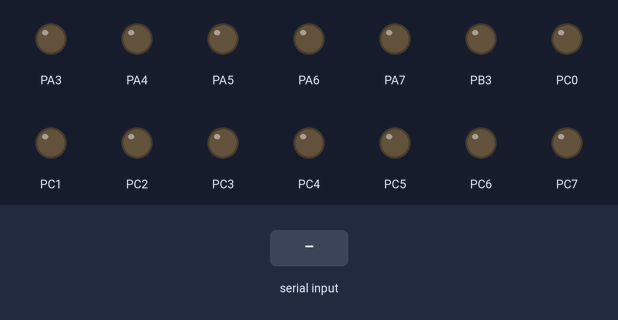
This program was run on a simulated ATmega16, built with avr-gcc and emulated at 1 MHz. On the bench: output pins drawn as LEDs (lit = HIGH). Dashed ring = blinking. The inputs (shaded band) are chosen by the test bench. What the program prints to the serial monitor is not drawn.

Above: at 1.2 s.
1.3 s: "1" received over Serial
At 1.82 s:
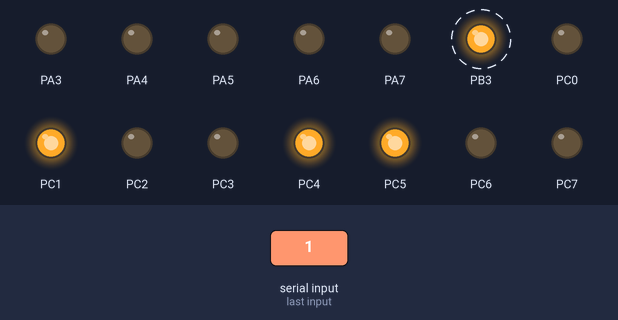
4.3 s: "2" received over Serial
At 5.6 s:
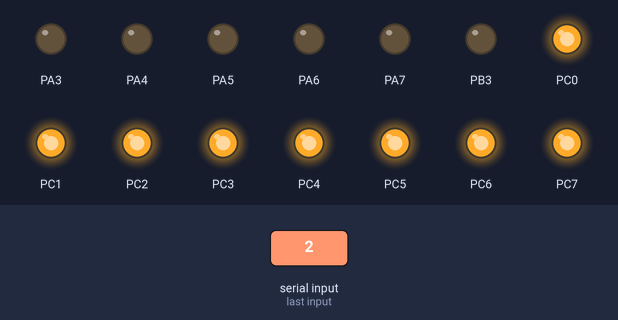
5.9 s: "2" received over Serial
At 6.3 s:
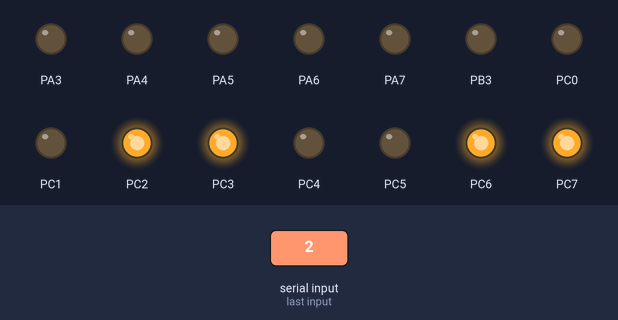
Timing chart, 0 to 14.9 s (numbered marks = the images above; inputs shaded):
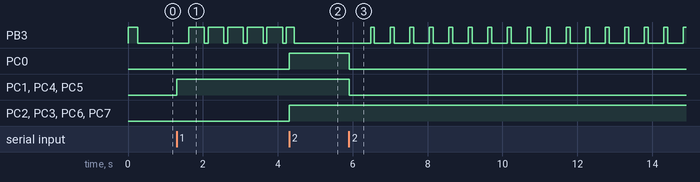

Measured:
- after the input at 1.3 s, PB3: alternates HIGH for 0.42 s and LOW for 0.10 s, starting after 0.32 s; PC1, PC4, PC5: LOW → HIGH at once
- after the input at 4.3 s, PC0, PC2, PC3, PC6, PC7: LOW → HIGH at once
- after the input at 5.9 s, PB3: alternates HIGH for 0.10 s and LOW for 0.42 s, starting after 0.58 s; PC0, PC1, PC4, PC5: HIGH → LOW at once

The program:

main.c
```c
#include <avr/io.h>
#include <avr/interrupt.h>
#include "./UART/uart.h"

#define F_CPU 1000000UL
#define BAUD_RATE 9600

int main(void)
{

	static volatile uint8_t cmd_buffer[1];

	 DDRA=0b11111000; // set the first 3 pins of PORTD to be inputs to read from the push buttons
	 DDRB=0b11111111; // ensure that Pin3 in POrt B is output as this is the OC0 pin that wll produce the PWM.
	 PORTD=0b00000000; // Initialize PORTD to zeros
	 TCCR0=0b01110101; //Configure TCCR0 as explained in the article
	 TIMSK=0b00000000;
	 OCR0=255; // Set OCR0 to 255 so that the duty cycle is initially 0 and the motor is not rotating

	 DDRD = 255;
	 PORTD = 0;

	 volatile float duty_cycle = 0;

	/* Init UART driver. */
	UART_cfg my_uart_cfg;

	/* Set USART mode. */
	my_uart_cfg.UBRRL_cfg = (BAUD_RATE_VALUE)&0x00FF;
	my_uart_cfg.UBRRH_cfg = (((BAUD_RATE_VALUE)&0xFF00)>>8);

	my_uart_cfg.UCSRA_cfg = 0;
	my_uart_cfg.UCSRB_cfg = (1<<RXEN)  | (1<<TXEN) | (1<<TXCIE) | (1<<RXCIE);
	my_uart_cfg.UCSRC_cfg = (1<<URSEL) | (3<<UCSZ0);

	UART_Init(&my_uart_cfg);

	sei();

	while(1)
	{
		/* Receive the full buffer command. */
		UART_ReceivePayload(cmd_buffer, 1);
		/* Pull unitl reception is complete. */
		while(0 == UART_IsRxComplete());

		/* Parse command buffer. */
		switch(cmd_buffer[0])
		{
			case '1':
			{

				duty_cycle -= 0.2;

				UART_SendPayload((uint8_t *)"1", 1);
				while (0 == UART_IsTxComplete());

		        OCR0 = (uint8_t)(255 * (1 - duty_cycle));
				DDRC  = 255;
				PORTC = OCR0;
				break;
			}
			case '2':
			{
	            duty_cycle += 0.2;

				UART_SendPayload((uint8_t *)"2", 1);
				while (0 == UART_IsTxComplete());

				OCR0 = (uint8_t)(255 * (1 - duty_cycle));
				DDRC  = 255;
				PORTC = OCR0;
				break;
			}


			default: {/* Do nothing. */}
		}

	}
	return 0;
}
```

uart.h
```c
#ifndef _UART_H_
#define _UART_H_

#define BAUD_RATE_VALUE (((F_CPU)/(BAUD_RATE*16UL))-1)

typedef struct {

    /* Place here module configuration registers. */
    uint8_t UBRRH_cfg;
    uint8_t UBRRL_cfg;
    uint8_t UCSRA_cfg;
    uint8_t UCSRB_cfg;
    uint8_t UCSRC_cfg;

}UART_cfg;

extern void 	 UART_Init(UART_cfg *my_cfg);
extern void 	 UART_SendPayload(uint8_t *tx_data, uint16_t len);
extern void      UART_ReceivePayload(uint8_t *rx_data, uint16_t len);
extern uint8_t 	 UART_IsDataAvaiable(void);
extern uint8_t 	 UART_IsTxComplete(void);
extern uint8_t 	 UART_IsRxComplete(void);

#endif
```

uart_atmega16.c
```c
#include <avr/io.h>
#include <avr/interrupt.h>

#include "UART.h"

static volatile uint8_t  *tx_buffer;
static volatile uint16_t tx_len;
static volatile uint16_t tx_cnt;

static volatile uint8_t *rx_buffer;
static volatile uint16_t rx_len;
static volatile uint16_t rx_cnt;


ISR(USART_RXC_vect)
{
    uint8_t rx_data;

    cli();

    /* Read rx_data. */
    rx_data = UDR;

    /* Ignore spaces */
    if((rx_cnt < rx_len) && (rx_data != ' '))
    {
        rx_buffer[rx_cnt] = rx_data;
        rx_cnt++;
    }
    else
    {
        /* Do nothing. */
    }

    sei();
}

ISR(USART_TXC_vect)
{
    cli();

    tx_cnt++;

    if(tx_cnt < tx_len)
    {
        /* Send next byte. */
        UDR = tx_buffer[tx_cnt];
    }
    sei();
}


void UART_Init(UART_cfg *my_cfg)
{
    /* Set baud rate */
    UBRRH = my_cfg->UBRRH_cfg;
    UBRRL = my_cfg->UBRRL_cfg;

    UCSRA = my_cfg->UCSRA_cfg;
    UCSRB = my_cfg->UCSRB_cfg;
    UCSRC = my_cfg->UCSRC_cfg;

}

void UART_SendPayload(uint8_t *tx_data, uint16_t len)
{
    tx_buffer = tx_data;
    tx_len    = len;
    tx_cnt    = 0;

    /* Wait for UDR is empty. */
    while(0 == (UCSRA & (1 << UDRE)));

    /* Send the first byte to trigger the TxC interrupt. */
    UDR = tx_buffer[0];

}

void UART_ReceivePayload(uint8_t *rx_data, uint16_t len)
{
    rx_buffer = rx_data;
    rx_len    = len;
    rx_cnt    = 0;
}

uint8_t UART_IsTxComplete(void)
{
    return ( (tx_cnt >= tx_len) ? 1 : 0 );
}

uint8_t UART_IsRxComplete(void)
{
    return ( (rx_cnt >= rx_len) ? 1 : 0 );
}
```
